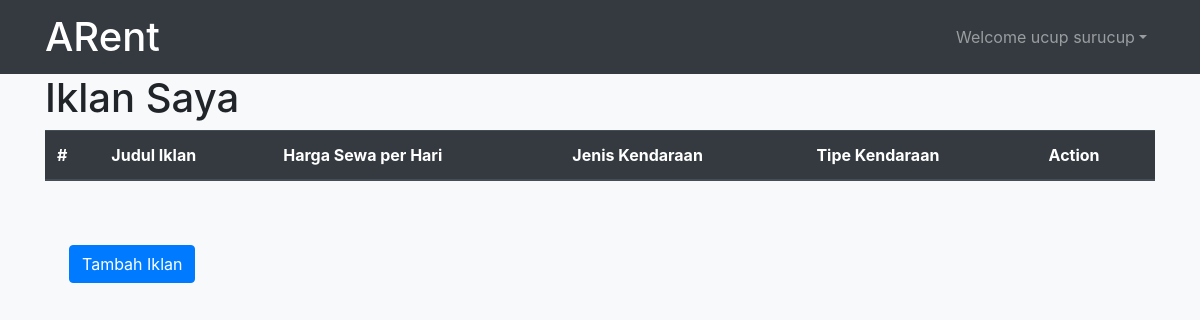
Before: /mitra/iklanSaya (signed in) with the older database file.
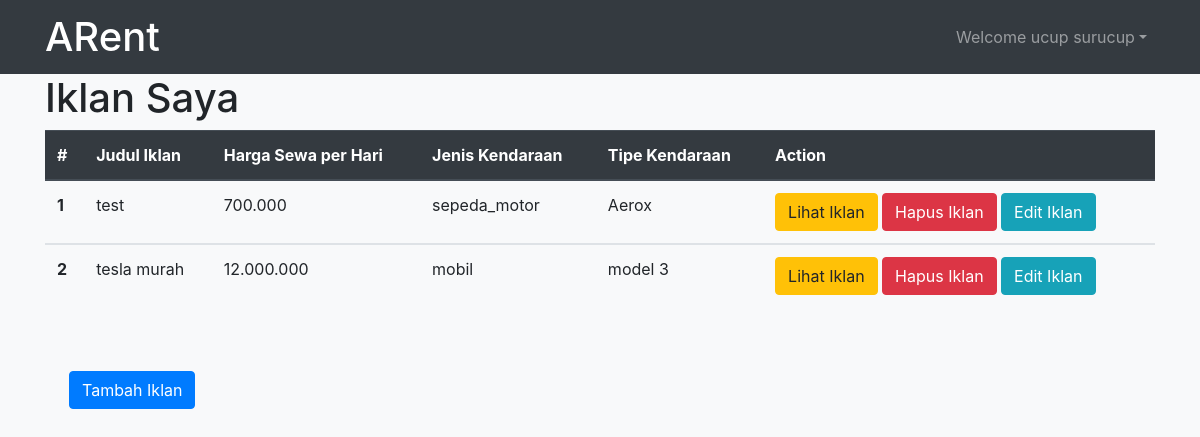
After: the same page with the newer database file.
### mitra/models.py (models this page shows, shortened)
class AkunMitra(models.Model):
    pilihanprovinsi = (
        ('Aceh', 'Aceh'),
        ('Bali', 'Bali'),
        ('Banten', 'Banten'),
        ('Bengkulu', 'Bengkulu'),
        ('Gorontalo', 'Gorontalo'),
        ('D.I Yogyakarta', 'D.I Yogyakarta'),
        ('D.K.I Jakarta', 'D.K.I Jakarta'),
        ('Jambi', 'Jambi'),
        ('Jawa Barat', 'Jawa Barat'),
        ('Jawa Tengah', 'Jawa Tengah'),
        ('Jawa Timur', 'Jawa Timur'),
        ('Kalimantan Barat', 'Kalimantan Barat'),
        ('Kalimantan Selatan', 'Kalimantan Selatan'),
        ('Kalimantan Tengah', 'Kalimantan Tengah'),
        ('Kalimantan Timur', 'Kalimantan Timur'),
        ('Kalimantan Utara', 'Kalimantan Utara'),
        ('Kep. Bangka Belitung', 'Kep. Bangka Belitung'),
        ('Kep. Riau', 'Kep. Riau'),
        ('Lampung', 'Lampung'),
        ('Maluku', 'Maluku'),
        ('Maluku Utara', 'Maluku Utara'),
        ('Nusa Tenggara Barat', 'Nusa Tenggara Barat'),
        ('Nusa Tenggara Timur', 'Nusa Tenggara Timur'),
        ('Papua', 'Papua'),
        ('Papua Barat', 'Papua Barat'),
        ('Riau', 'Riau'),
        ('Sulawesi Barat', 'Sulawesi Barat'),
        ('Sulawesi Selatan', 'Sulawesi Selatan'),
        ('Sulawesi Tengah', 'Sulawesi Tengah'),
        ('Sulawesi Tenggara', 'Sulawesi Tenggara'),
        ('Sulawesi Utara', 'Sulawesi Utara'),
        ('Sumatera Barat', 'Sumatera Barat'),
        ('Sumatera Selatan', 'Sumatera Selatan'),
        ('Sumatera Utara', 'Sumatera Utara'),
    )
    user = models.OneToOneField(User, on_delete=models.CASCADE)
    nama = models.CharField(max_length=50)
    provinsi = models.CharField(
        max_length=50,
        choices=pilihanprovinsi,
    )
    alamat = models.TextField()
    no_hp = models.CharField(max_length=15)
    photo = models.ImageField(upload_to='mitra/poto_profil/%Y/%m/%d/')

class Iklan(models.Model):
    pilihanJenisKendaraan = (
        ('sepeda_motor', 'Sepeda Motor'),
        ('mobil', 'Mobil')
    )
    mitra = models.ForeignKey(User, on_delete=models.CASCADE)
    gambar = models.ImageField(upload_to='mitra/iklan/%Y/%m/%d/')
    judul = models.CharField(max_length=150)
    published = models.DateField(auto_now_add=True)
    jenis_kendaraan = models.CharField(
        max_length=20, choices=pilihanJenisKendaraan)
    merk = models.CharField(max_length=30)
    tipe_kendaraan = models.CharField(max_length=30)
    harga_sewa = models.CharField(max_length=50)
    deskripsi_lain = models.TextField()
    slug = models.SlugField(blank=True, editable=False)
    golden_iklan = models.BooleanField(default=False)

### mitra/views.py (the view)
# urls.py: path('iklanSaya', ManageIklan.as_view(), name='iklanSaya'),
class ManageIklan(ListView, LoginRequiredMixin):
    login_url = '/mitra/login/'
    template_name = 'mitra/iklanSaya.html'
    model = Iklan
    context_object_name = 'iklan_list'
    ordering_by = ['-id']
    paginate_by = 25
    def get_context_data(self, *args, **kwargs):
        self.kwargs.update({
            'page_title': 'Iklan Saya'
        })
        kwargs = self.kwargs
        context = super().get_context_data(**kwargs)
        return context
    def get_queryset(self):
        self.queryset = self.model.objects.filter(mitra=self.request.user.id)
        return super().get_queryset()

### mitra/templates/mitra/iklanSaya.html
{% extends 'base.html' %}
{% block contents %}
<div class="container">
  <h1>{{page_title}}</h1>
  <table class="table">
      <thead class="thead-dark">
        <tr>
          <th scope="col">#</th>
          <th scope="col">Judul Iklan</th>
          <th scope="col">Harga Sewa per Hari</th>
          <th scope="col">Jenis Kendaraan</th>
          <th scope="col">Tipe Kendaraan</th>
          <th scope="col">Action</th>
        </tr>
      </thead>
  {% for iklan in iklan_list %}
      <tbody>
        <tr>
          <th scope="row">{{forloop.counter}}</th>
          <td>{{iklan.judul}}</td>
          <td>{{iklan.harga_sewa}}</td>
          <td>{{iklan.jenis_kendaraan}}</td>
          <td>{{iklan.tipe_kendaraan}}</td>
          <td>
              <a href="{% url 'mitra:detailIklan' iklan.slug %}" class="btn btn-warning">Lihat Iklan</a>
              <a href="{% url 'mitra:deleteIklan' iklan.pk %}" class="btn btn-danger">Hapus Iklan</a>
              <a href="{% url 'mitra:updateIklan' iklan.pk %}" class="btn btn-info">Edit Iklan</a>
          </td>
        </tr>
      </tbody>
  {% endfor %}
  </table>
  <br><br>
  <a href="{% url 'mitra:tambahIklan' %}" class="btn btn-primary ml-4">Tambah Iklan</a>
</div>
{% endblock contents %}

### templates/base.html (shortened to what this page needs)
<!doctype html>
<html lang="en">
<head>
  <link rel="stylesheet" href="https://stackpath.bootstrapcdn.com/bootstrap/4.3.1/css/bootstrap.min.css"
>
</head>
<body class="bg-light">
  {% include 'snippets/navbar.html' %}
  {% block contents %}
  {% endblock contents %}
</body>
</html>

### templates/snippets/navbar.html (shortened to what this page needs)
<nav class="navbar navbar-expand-lg navbar-dark bg-dark">
  <div class="container">
    <a class="navbar-brand" href="{% url 'redirectKeHome' %}"><b class="h1">ARent</b></a>
    <div class="collapse navbar-collapse" id="navbarNav">
      <ul class="navbar-nav ml-auto">
        {% if user.is_active %}
        <li class="nav-item dropdown">
          <a class="mr-auto nav-link dropdown-toggle" href="#" id="navbarDropdown" role="button" data-toggle="dropdown"
            aria-haspopup="true" aria-expanded="false">Welcome {{user.akunmitra.nama}}</a>
        </li>
        {% endif %}
      </ul>
    </div>
  </div>
</nav>

Changed rows visible on the page:
added Iklan: judul "test", harga_sewa "700.000", jenis_kendaraan "sepeda_motor", tipe_kendaraan "Aerox"
added Iklan: judul "tesla murah", harga_sewa "12.000.000", jenis_kendaraan "mobil", tipe_kendaraan "model 3"
